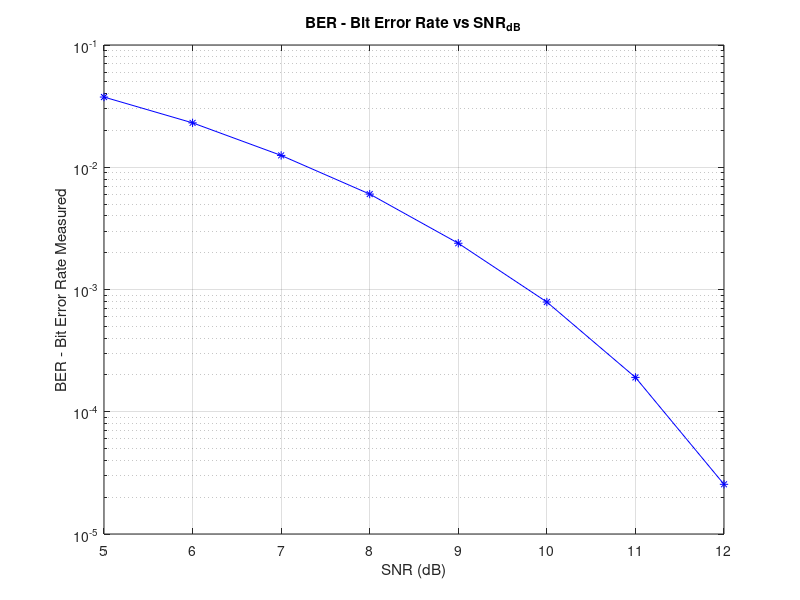
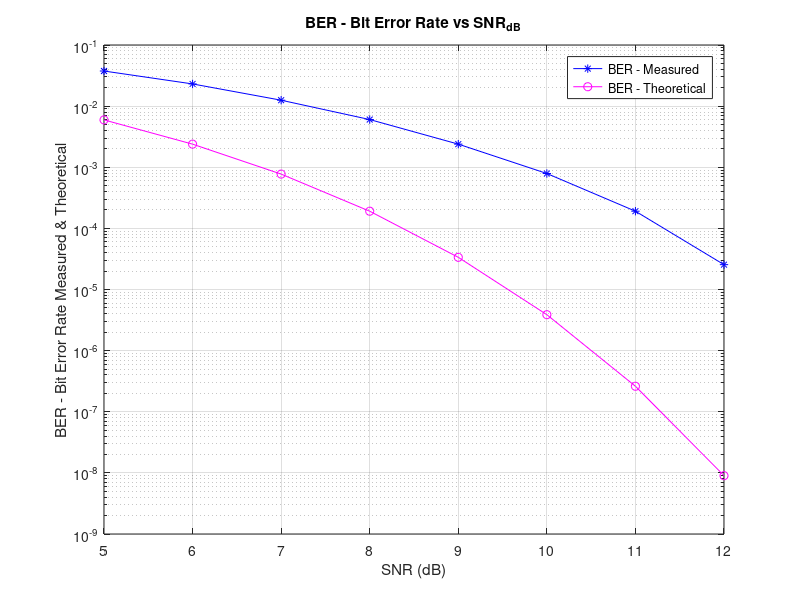

Reproduce these figures in MATLAB, in order. (Note: this script raises an error after producing the figures.)
clear all
close all
clc

%-------------------------------------------------------------------------%
%                                PART 1.1                                 %
%-------------------------------------------------------------------------%

N = 1e4; % 10^5
A = 1;
T = 0.01;

% Generate a sequence of symbols {-1,1}
b = (sign(randn(1,2*N))+1)/2;
for i=1:1:length(b) 
    if b(i)==0
        b(i)=-1;
    end
end

% Apply the recursive equations to transform the symbols in QPSK
% symbols
xQ_1 = -1;
x_1 = 1;
xI_n = zeros(1,N);
xQ_n = zeros(1,N);
for n=1:1:N
    if n==1
        xI_n(n) = -xQ_1*x_1;
        xQ_n(n) = -xI_n(n)*b(n);
    elseif n~=1 
        xI_n(n) = -xQ_n(n-1)*b(2*(n-1));
        xQ_n(n) = -xI_n(n)*b(2*n-1);
    end
end

xI_n; % In - Phase component
xQ_n; % Quadrature component

z_n = xI_n + 1i*xQ_n; % Add in - phase and quadrature component to create z_n

% Calculate BER
iter = 1e2; 
SNR_dB = 5;
SNR_lin = 10.^(SNR_dB/10); % 10log_10(SNR_lin)
BER_appr = 0;

for p=1:1:iter
    n = randn(1,N) + 1i*randn(1,N);
    y_n = A*T*z_n + sqrt(A^2*T^2/SNR_lin)*n;
    y_Re = sign(real(y_n)); % returns -1 when a negative number occur and 1 otherwise
    y_Im = sign(imag(y_n));
    BER_appr = BER_appr + sum(y_Im ~= imag(z_n)) + sum(y_Re ~= real(z_n));
end
BER = BER_appr/(N*iter);

D = ['BER = ', num2str(BER)];
disp('------------------------------------------------------------------------------------------------------------------------------------');
disp('An approximation for BER - Bit Error Rate with SNR = 5 dB is:');
disp(D);
disp('------------------------------------------------------------------------------------------------------------------------------------');

SNR_dB_B = 5:12; % Values of SNR in dB
SNR_lin_B = 10.^([5:12]/10); % Values of SNR in decimal

BER_B = zeros(1,length(SNR_lin_B));
BER_appr_B = zeros(1,length(SNR_lin_B));

for k=1:1:length(SNR_lin_B)
    for p=1:1:iter
        n = randn(1,N) + 1i*randn(1,N);
        y_n = A*T*z_n + sqrt(A^2*T^2/SNR_lin_B(k))*n;
        y_Re = sign(real(y_n)); % returns -1 when a negative number occur and 1 otherwise
        y_Im = sign(imag(y_n));
        BER_appr_B(k) = BER_appr_B(k) + sum(y_Im ~= imag(z_n)) + sum(y_Re ~= real(z_n));
    end
    BER_B(k) = BER_appr_B(k)/(2*N*iter);
    Theory_BER(k) = 0.5*erfc(sqrt(SNR_lin_B(k))); % theoretical BER
end

disp(['SNR in dB : ' num2str(SNR_dB_B)]);
disp(['BER Measured : ' num2str(BER_B)]);
disp(['BER Theoretical : ' num2str(Theory_BER)]);
disp('------------------------------------------------------------------------------------------------------------------------------------');

figure(1)
semilogy(SNR_dB_B,BER_B,'b-*') 
xlabel('SNR (dB)')
ylabel('BER - Bit Error Rate Measured')
title('BER - Bit Error Rate vs SNR_{dB}')
grid on

figure(2)
semilogy(SNR_dB_B,BER_B,'b-*') 
hold on
semilogy(SNR_dB_B,Theory_BER,'m-o')
xlabel('SNR (dB)')
ylabel('BER - Bit Error Rate Measured & Theoretical')
title('BER - Bit Error Rate vs SNR_{dB}')
legend('BER - Measured', 'BER - Theoretical')
grid on

%-------------------------------------------------------------------------%
%                                PART 1.2                                 %
%-------------------------------------------------------------------------%

SNR_dB_C = 5;
SNR_lin_C = 10.^(SNR_dB_C/10);

% Creating the symbols x(n) in set {-1,1}
b = (sign(randn(1,N))+1)/2;
for i=1:1:length(b) 
    if b(i)==0
        b(i)=-1;
    end
end

% Constructing the vectors s_1 & s1
% s_1 is for s^(-1)
% s1 is for s^1
s_1 = [-(2*A*sqrt(T)*1i)/pi; (A*sqrt(T)*sqrt(pi^2 - 4))/pi];
s1  = [A*sqrt(T); 0];

beta = (A^2*T)/SNR_lin_C; % From equation (16)
var = 2*beta;
BER_Viterbi = 0; %initialising BER

for p=1:1:iter
    n1_n = sqrt(var)*(randn(1,N) + 1j*randn(1,N)); % Generating the values of the noise vector n1_n
    n2_n = sqrt(var)*(randn(1,N) + 1j*randn(1,N));
    phase(1) = 0;
    for n=1:1:N
        phase(n+1) = phase(n) + b(n)*pi/2;
        if b(n) == -1 
            r_n(:,n) = s_1.*exp(1i*phase(n)) + [n1_n(n); n2_n(n)]; % if x(n) == -1
        elseif b(n) == 1
            r_n(:,n) = s1.*exp(1i*phase(n)) + [n1_n(n); n2_n(n)];  % if x(n) == 1
        end
    end
    x_opt = Viterbi(N,s1,s_1,r_n);
    BER_Viterbi = BER_Viterbi + sum(b~=x_opt); 
end
BER_Viterbi = BER_Viterbi/(2*N*iter);

disp('An approximation for BER - Bit Error Rate with Viterbi aglgorithm and SNR = 5 dB is:');
disp(['BER = ', num2str(BER_Viterbi)])
% disp(['BER Theoretical : ' num2str(Theory_BER)]);
disp('------------------------------------------------------------------------------------------------------------------------------------');

% Creating the BER diagram for SNR = 5,6,7,8,9,10,11,12
SNR_dB_E = 5:12;
SNR_lin_E = 10.^(SNR_dB_E/10);
BER_Viterbi_E = zeros(1,length(SNR_lin_E));
BER_Viterbi_appr_E = zeros(1,length(SNR_lin_E));

% Constructing the vectors s_1 & s1
s_1 = [-(2*A*sqrt(T)*1i)/pi; (A*sqrt(T)*sqrt(pi^2 - 4))/pi];
s1  = [A*sqrt(T); 0];

for k=1:1:length(SNR_lin_E)
    for p=1:1:iter
        n1_n = sqrt(A^2*T/SNR_lin_E(k))*(randn(1,N) + 1j*randn(1,N)); % Generating the values of the noise vector n1_n
        n2_n = sqrt(A^2*T/SNR_lin_E(k))*(randn(1,N) + 1j*randn(1,N));
        phase(1) = 0;
        for n=1:1:N
            phase(n+1) = phase(n) + b(n)*pi/2;
            if b(n) == -1 
                r_n(:,n) = s_1.*exp(1i*phase(n)) + [n1_n(n); n2_n(n)]; % if x(n) == -1
            elseif b(n) == 1
                r_n(:,n) = s1.*exp(1i*phase(n)) + [n1_n(n); n2_n(n)];  % if x(n) == 1
            end
        end
        x_opt = Viterbi(N,s1,s_1,r_n);
        BER_Viterbi_appr_E(k) = BER_Viterbi_appr_E(k) + sum(b~=x_opt);
        Theory_BER_Viterbi(k) = 0.5*erfc(sqrt(SNR_lin_E(k))); % theoretical BER
    end
    BER_Viterbi_E(k) = BER_Viterbi_appr_E(k)/(2*N*iter);
end

disp(['SNR in dB : ' num2str(SNR_dB_E)]);
disp(['BER Measured : ' num2str(BER_Viterbi_E)]);
disp(['BER Theoretical : ' num2str(Theory_BER_Viterbi)]);
disp('------------------------------------------------------------------------------------------------------------------------------------');


figure(3)
semilogy(SNR_dB_E,BER_Viterbi_E,'b-*') 
xlabel('SNR (dB)')
ylabel('BER - Bit Error Rate Measured ')
title('BER - Bit Error Rate vs SNR_{dB} - Viterbi Algorithm')
grid on

figure(4)
semilogy(SNR_dB_E,BER_Viterbi_E,'b-*'),
hold on
semilogy(SNR_dB_B,BER_B,'g-*'),
hold on
semilogy(SNR_dB_B,Theory_BER,'m-o')
xlabel('SNR (dB)')
ylabel('BER - Bit Error Rate Measured & Theoretical')
title('BER - Bit Error Rate vs SNR_{dB}')
legend('BER - Viterbi','BER - Measured', 'BER - Theoretical','Location','southwest')
grid on
